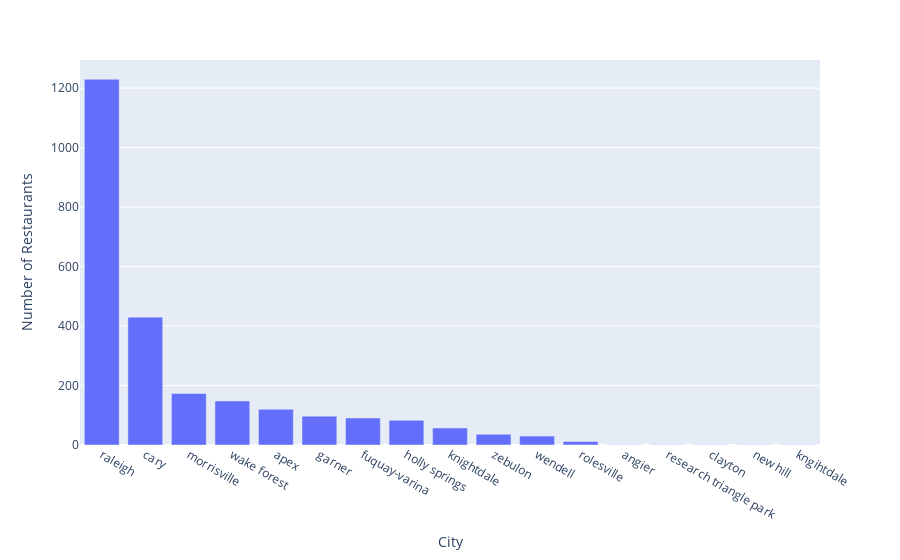

Here is the notebook cell this chart was saved with:
### Code cell
value_counts = df['City'].value_counts().reset_index()
value_counts.columns = ['City', 'Number of Restaurants']
px.bar(value_counts, x='City', y='Number of Restaurants')

### Figure 1 — Plotly figure (JSON) as saved in the notebook; plotly's stock layout.template omitted (floating-point values rounded to 4 significant figures)
{"data": [{"alignmentgroup": "True", "hovertemplate": "City=%{x}<br>Number of Restaurants=%{y}<extra></extra>", "legendgroup": "", "marker": {"color": "#636efa", "pattern": {"shape": ""}}, "name": "", "offsetgroup": "", "orientation": "v", "showlegend": false, "textposition": "auto", "type": "bar", "x": ["raleigh", "cary", "morrisville", "wake forest", "apex", "garner", "fuquay-varina", "holly springs", "knightdale", "zebulon", "wendell", "rolesville", "angier", "research triangle park", "clayton", "new hill", "kngihtdale"], "xaxis": "x", "y": [1230, 430, 173, 148, 120, 97, 91, 83, 57, 36, 30, 12, 1, 1, 1, 1, 1], "yaxis": "y"}], "layout": {"barmode": "relative", "legend": {"tracegroupgap": 0}, "margin": {"t": 60}, "xaxis": {"anchor": "y", "domain": [0, 1], "title": {"text": "City"}}, "yaxis": {"anchor": "x", "domain": [0, 1], "title": {"text": "Number of Restaurants"}}}}
